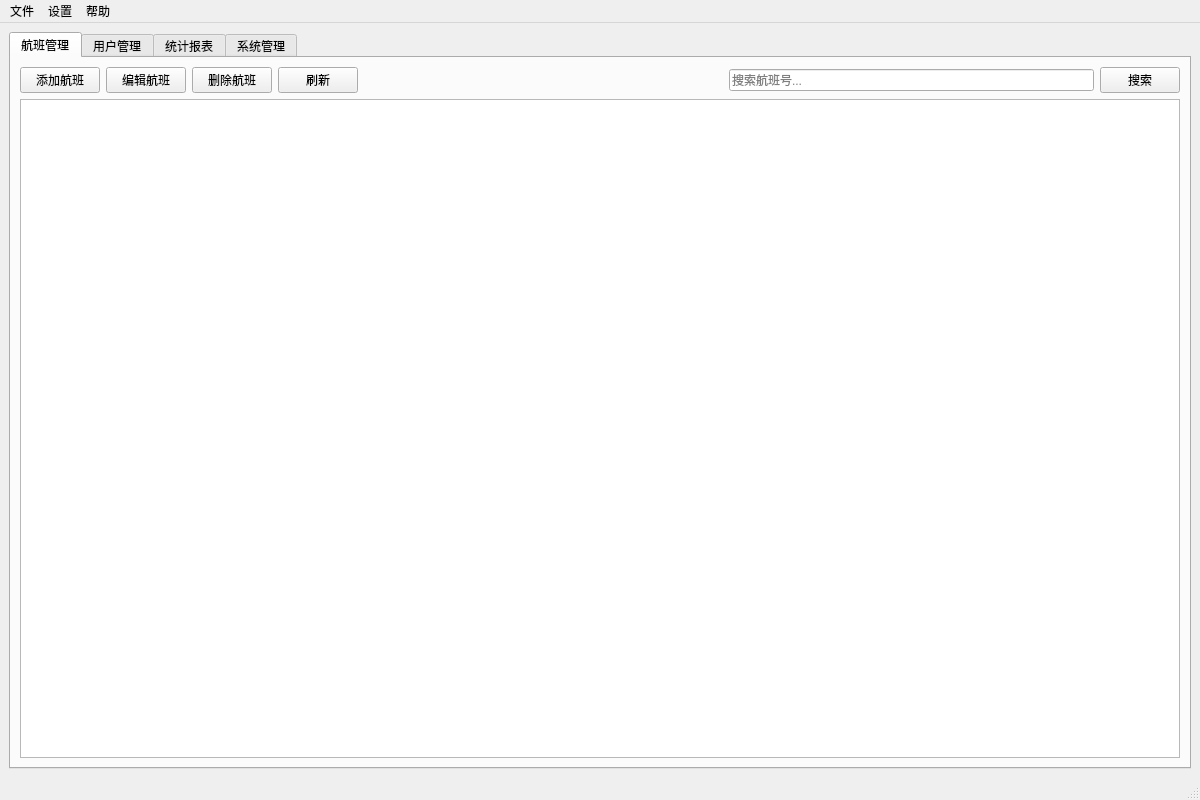
<?xml version="1.0" encoding="UTF-8"?>
<ui version="4.0">
 <class>AdminMainWindow</class>
 <widget class="QMainWindow" name="AdminMainWindow">
  <property name="geometry">
   <rect>
    <x>0</x>
    <y>0</y>
    <width>1200</width>
    <height>800</height>
   </rect>
  </property>
  <property name="windowTitle">
   <string>航班管理系统 - 管理员</string>
  </property>
  <widget class="QWidget" name="centralwidget">
   <layout class="QVBoxLayout" name="verticalLayout">
    <item>
     <widget class="QTabWidget" name="tabWidget">
      <property name="currentIndex">
       <number>0</number>
      </property>
      <widget class="QWidget" name="flightManageTab">
       <attribute name="title">
        <string>航班管理</string>
       </attribute>
       <layout class="QVBoxLayout" name="flightLayout">
        <item>
         <layout class="QHBoxLayout" name="flightToolbar">
          <item>
           <widget class="QPushButton" name="addFlightBtn">
            <property name="text">
             <string>添加航班</string>
            </property>
           </widget>
          </item>
          <item>
           <widget class="QPushButton" name="editFlightBtn">
            <property name="text">
             <string>编辑航班</string>
            </property>
           </widget>
          </item>
          <item>
           <widget class="QPushButton" name="deleteFlightBtn">
            <property name="text">
             <string>删除航班</string>
            </property>
           </widget>
          </item>
          <item>
           <widget class="QPushButton" name="refreshFlightBtn">
            <property name="text">
             <string>刷新</string>
            </property>
           </widget>
          </item>
          <item>
           <spacer name="horizontalSpacer">
            <property name="orientation">
             <enum>Qt::Horizontal</enum>
            </property>
            <property name="sizeHint" stdset="0">
             <size>
              <width>40</width>
              <height>20</height>
             </size>
            </property>
           </spacer>
          </item>
          <item>
           <widget class="QLineEdit" name="flightSearchEdit">
            <property name="placeholderText">
             <string>搜索航班号...</string>
            </property>
           </widget>
          </item>
          <item>
           <widget class="QPushButton" name="searchFlightBtn">
            <property name="text">
             <string>搜索</string>
            </property>
           </widget>
          </item>
         </layout>
        </item>
        <item>
         <widget class="QTableWidget" name="flightTable">
          <property name="alternatingRowColors">
           <bool>true</bool>
          </property>
          <property name="selectionBehavior">
           <enum>QAbstractItemView::SelectRows</enum>
          </property>
         </widget>
        </item>
       </layout>
      </widget>
      <widget class="QWidget" name="userManageTab">
       <attribute name="title">
        <string>用户管理</string>
       </attribute>
       <layout class="QVBoxLayout" name="userLayout">
        <item>
         <layout class="QHBoxLayout" name="userToolbar">
          <item>
           <widget class="QPushButton" name="viewUserBtn">
            <property name="text">
             <string>查看详情</string>
            </property>
           </widget>
          </item>
          <item>
           <widget class="QPushButton" name="resetPasswordBtn">
            <property name="text">
             <string>重置密码</string>
            </property>
           </widget>
          </item>
          <item>
           <widget class="QPushButton" name="refreshUserBtn">
            <property name="text">
             <string>刷新</string>
            </property>
           </widget>
          </item>
          <item>
           <spacer name="horizontalSpacer_2">
            <property name="orientation">
             <enum>Qt::Horizontal</enum>
            </property>
            <property name="sizeHint" stdset="0">
             <size>
              <width>40</width>
              <height>20</height>
             </size>
            </property>
           </spacer>
          </item>
          <item>
           <widget class="QLineEdit" name="userSearchEdit">
            <property name="placeholderText">
             <string>搜索用户名...</string>
            </property>
           </widget>
          </item>
          <item>
           <widget class="QPushButton" name="searchUserBtn">
            <property name="text">
             <string>搜索</string>
            </property>
           </widget>
          </item>
         </layout>
        </item>
        <item>
         <widget class="QTableWidget" name="userTable">
          <property name="alternatingRowColors">
           <bool>true</bool>
          </property>
          <property name="selectionBehavior">
           <enum>QAbstractItemView::SelectRows</enum>
          </property>
         </widget>
        </item>
       </layout>
      </widget>
      <widget class="QWidget" name="statisticsTab">
       <attribute name="title">
        <string>统计报表</string>
       </attribute>
       <layout class="QVBoxLayout" name="statsLayout">
        <item>
         <layout class="QHBoxLayout" name="statsToolbar">
          <item>
           <widget class="QComboBox" name="statsTypeCombo">
            <item>
             <property name="text">
              <string>总体统计</string>
             </property>
            </item>
            <item>
             <property name="text">
              <string>航班统计</string>
             </property>
            </item>
            <item>
             <property name="text">
              <string>用户统计</string>
             </property>
            </item>
            <item>
             <property name="text">
              <string>收入统计</string>
             </property>
            </item>
           </widget>
          </item>
          <item>
           <widget class="QDateEdit" name="statsFromDate">
            <property name="calendarPopup">
             <bool>true</bool>
            </property>
           </widget>
          </item>
          <item>
           <widget class="QLabel" name="toLabel">
            <property name="text">
             <string>至</string>
            </property>
           </widget>
          </item>
          <item>
           <widget class="QDateEdit" name="statsToDate">
            <property name="calendarPopup">
             <bool>true</bool>
            </property>
           </widget>
          </item>
          <item>
           <widget class="QPushButton" name="generateStatsBtn">
            <property name="text">
             <string>生成报表</string>
            </property>
           </widget>
          </item>
          <item>
           <widget class="QPushButton" name="exportStatsBtn">
            <property name="text">
             <string>导出报表</string>
            </property>
           </widget>
          </item>
          <item>
           <spacer name="horizontalSpacer_3">
            <property name="orientation">
             <enum>Qt::Horizontal</enum>
            </property>
            <property name="sizeHint" stdset="0">
             <size>
              <width>40</width>
              <height>20</height>
             </size>
            </property>
           </spacer>
          </item>
         </layout>
        </item>
        <item>
         <widget class="QTextEdit" name="statsTextEdit">
          <property name="readOnly">
           <bool>true</bool>
          </property>
         </widget>
        </item>
       </layout>
      </widget>
      <widget class="QWidget" name="systemTab">
       <attribute name="title">
        <string>系统管理</string>
       </attribute>
       <layout class="QVBoxLayout" name="systemLayout">
        <item>
         <widget class="QGroupBox" name="dbGroupBox">
          <property name="title">
           <string>数据库管理</string>
          </property>
          <layout class="QHBoxLayout" name="dbLayout">
           <item>
            <widget class="QPushButton" name="backupDbBtn">
             <property name="text">
              <string>备份数据库</string>
             </property>
            </widget>
           </item>
           <item>
            <widget class="QPushButton" name="restoreDbBtn">
             <property name="text">
              <string>恢复数据库</string>
             </property>
            </widget>
           </item>
           <item>
            <widget class="QPushButton" name="optimizeDbBtn">
             <property name="text">
              <string>优化数据库</string>
             </property>
            </widget>
           </item>
           <item>
            <spacer name="horizontalSpacer_4">
             <property name="orientation">
              <enum>Qt::Horizontal</enum>
             </property>
             <property name="sizeHint" stdset="0">
              <size>
               <width>40</width>
               <height>20</height>
              </size>
             </property>
            </spacer>
           </item>
          </layout>
         </widget>
        </item>
        <item>
         <widget class="QGroupBox" name="logGroupBox">
          <property name="title">
           <string>系统日志</string>
          </property>
          <layout class="QVBoxLayout" name="logLayout">
           <item>
            <layout class="QHBoxLayout" name="logToolbar">
             <item>
              <widget class="QPushButton" name="refreshLogBtn">
               <property name="text">
                <string>刷新日志</string>
               </property>
              </widget>
             </item>
             <item>
              <widget class="QPushButton" name="clearLogBtn">
               <property name="text">
                <string>清空日志</string>
               </property>
              </widget>
             </item>
             <item>
              <widget class="QPushButton" name="exportLogBtn">
               <property name="text">
                <string>导出日志</string>
               </property>
              </widget>
             </item>
             <item>
              <spacer name="horizontalSpacer_5">
               <property name="orientation">
                <enum>Qt::Horizontal</enum>
               </property>
               <property name="sizeHint" stdset="0">
                <size>
                 <width>40</width>
                 <height>20</height>
                </size>
               </property>
              </spacer>
             </item>
            </layout>
           </item>
           <item>
            <widget class="QTextEdit" name="logTextEdit">
             <property name="readOnly">
              <bool>true</bool>
             </property>
             <property name="font">
              <font>
               <family>Consolas</family>
               <pointsize>9</pointsize>
              </font>
             </property>
            </widget>
           </item>
          </layout>
         </widget>
        </item>
       </layout>
      </widget>
     </widget>
    </item>
   </layout>
  </widget>
  <widget class="QMenuBar" name="menubar">
   <property name="geometry">
    <rect>
     <x>0</x>
     <y>0</y>
     <width>1200</width>
     <height>22</height>
    </rect>
   </property>
   <widget class="QMenu" name="menuFile">
    <property name="title">
     <string>文件</string>
    </property>
    <addaction name="actionImportData"/>
    <addaction name="actionExportData"/>
    <addaction name="separator"/>
    <addaction name="actionExit"/>
   </widget>
   <widget class="QMenu" name="menuSettings">
    <property name="title">
     <string>设置</string>
    </property>
    <addaction name="actionPreferences"/>
    <addaction name="actionChangePassword"/>
   </widget>
   <widget class="QMenu" name="menuHelp">
    <property name="title">
     <string>帮助</string>
    </property>
    <addaction name="actionAbout"/>
    <addaction name="actionUserManual"/>
   </widget>
   <addaction name="menuFile"/>
   <addaction name="menuSettings"/>
   <addaction name="menuHelp"/>
  </widget>
  <widget class="QStatusBar" name="statusbar"/>
  <action name="actionImportData">
   <property name="text">
    <string>导入数据...</string>
   </property>
  </action>
  <action name="actionExportData">
   <property name="text">
    <string>导出数据...</string>
   </property>
  </action>
  <action name="actionExit">
   <property name="text">
    <string>退出</string>
   </property>
  </action>
  <action name="actionPreferences">
   <property name="text">
    <string>偏好设置...</string>
   </property>
  </action>
  <action name="actionChangePassword">
   <property name="text">
    <string>修改密码...</string>
   </property>
  </action>
  <action name="actionAbout">
   <property name="text">
    <string>关于...</string>
   </property>
  </action>
  <action name="actionUserManual">
   <property name="text">
    <string>使用手册</string>
   </property>
  </action>
 </widget>
 <resources/>
 <connections/>
</ui> 
